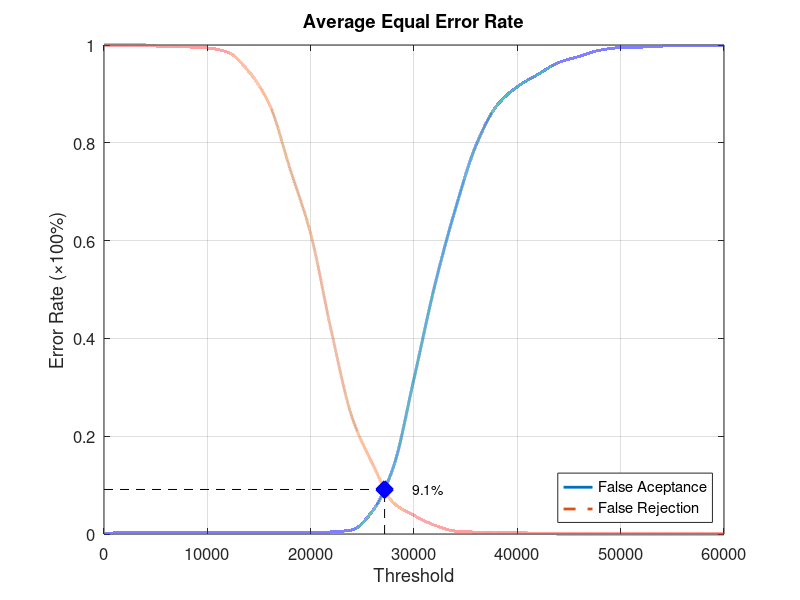
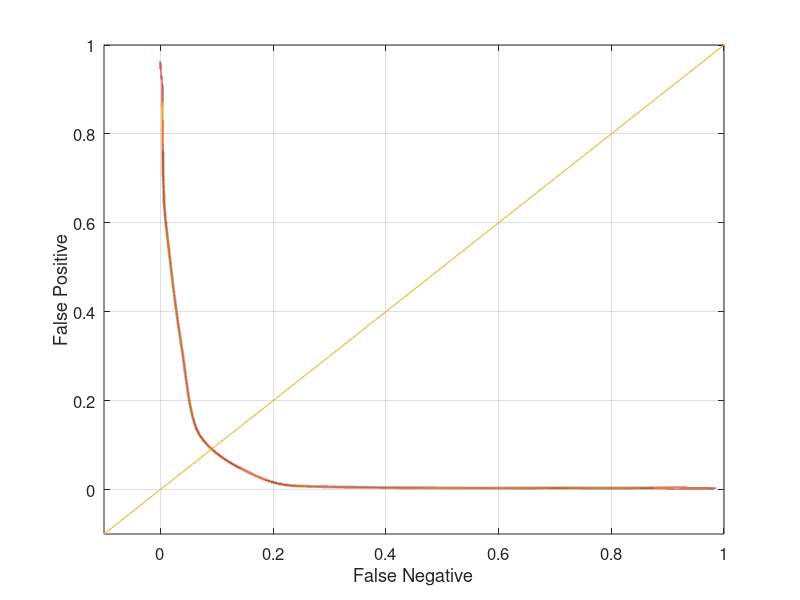

These charts were generated, in order, by the following MATLAB code:
function yEER = Database4Average
close all;
clear;
clc;
x = 0:2000:60000;
xq = 0:0.5:60000;

y0 = [0 0.0031579 0.0031579 0.0031579 0.0031579 0.0031579 0.0031579 0.0031579 0.0031579 0.0031579 0.0031579 0.00421053 0.00842105 0.0473684 0.136842 0.317895 0.507368 0.664211 0.794737 0.875789 0.914737 0.94 0.964211 0.976842 0.989474 0.994737 0.99579 0.997895 0.998947 0.998947 1];
yy0 = interp1(x, y0, xq, 'pchip');
y1 = [1 1 1 0.996 0.996 0.994 0.985 0.946 0.879 0.747 0.614 0.415 0.239 0.143 0.064 0.038 0.018 0.006 0.004 0.004 0.003 0.001 0 0 0 0 0 0 0 0 0];
yy1 = interp1(x, y1, xq, 'pchip');

% Calculating EER: 
y2 = abs(y0 - y1);
find(y2 == min(y2))
yy2 = abs(yy0 - yy1);
xEER = find(yy2 == min(yy2));
xEERIndex = xq(xEER) % X-axis EER
yEER = yy0(xEER) % Y-axis EER

main = figure
plot(xq, yy0,'-','LineWidth', 2);	hold on
plot(xq, yy1,'--','LineWidth', 2);	hold on
plot([xEERIndex xEERIndex], [0 yEER], 'k--');	hold on
plot([0 xEERIndex], [yEER yEER], 'k--');	hold on
plot(xEERIndex, yEER, 'bx', 'LineWidth', 10);	hold on
text(xEERIndex + 10 * xEERIndex / 100, yEER, [num2str(round((10000 * yEER)) / 100) '%'])
legend('False Aceptance', 'False Rejection', 'Location', 'SouthEast')
xlabel('Threshold')
ylabel('Error Rate (\times100%)')
title('Average Equal Error Rate')
set(gca, 'FontSize', 12)
axis([0 60000 0 1])
grid on

print(main, 'Database4AverageMain', '-dpng');
FNRxFPR = figure('Color', [1 1 1]);
plot(yy1, yy0, '-', yy1, yy0, 'LineWidth', 2);
hold on
y = -0.1:0.1:1
plot(y, y); 
set(gca, 'FontSize', 12)
xlabel('False Negative')
ylabel('False Positive')
axis([-0.1 1 -0.1 1])
set(gca, 'FontSize', 12)
grid on

print(FNRxFPR, 'Database4AverageFNRxFPR','-dpng');
end
